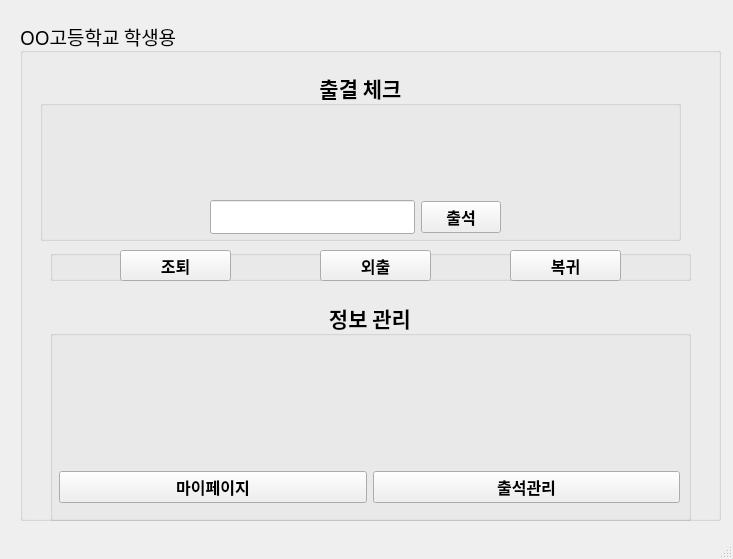
<?xml version="1.0" encoding="UTF-8"?>
<ui version="4.0">
 <class>MainWindow</class>
 <widget class="QMainWindow" name="MainWindow">
  <property name="geometry">
   <rect>
    <x>0</x>
    <y>0</y>
    <width>733</width>
    <height>559</height>
   </rect>
  </property>
  <property name="font">
   <font>
    <family>D2Coding</family>
    <pointsize>14</pointsize>
    <weight>75</weight>
    <bold>true</bold>
   </font>
  </property>
  <property name="windowTitle">
   <string>OO고등학교 출결관리앱</string>
  </property>
  <property name="animated">
   <bool>false</bool>
  </property>
  <widget class="QWidget" name="centralwidget">
   <widget class="QWidget" name="verticalLayoutWidget">
    <property name="geometry">
     <rect>
      <x>20</x>
      <y>20</y>
      <width>701</width>
      <height>501</height>
     </rect>
    </property>
    <layout class="QVBoxLayout" name="verticalLayout">
     <item>
      <layout class="QHBoxLayout" name="horizontalLayout">
       <item>
        <widget class="QGroupBox" name="groupBox">
         <property name="font">
          <font>
           <weight>50</weight>
           <bold>false</bold>
          </font>
         </property>
         <property name="contextMenuPolicy">
          <enum>Qt::CustomContextMenu</enum>
         </property>
         <property name="layoutDirection">
          <enum>Qt::LeftToRight</enum>
         </property>
         <property name="autoFillBackground">
          <bool>false</bool>
         </property>
         <property name="title">
          <string>OO고등학교 학생용</string>
         </property>
         <property name="alignment">
          <set>Qt::AlignLeading|Qt::AlignLeft|Qt::AlignVCenter</set>
         </property>
         <property name="flat">
          <bool>false</bool>
         </property>
         <property name="checkable">
          <bool>false</bool>
         </property>
         <widget class="QGroupBox" name="groupBox_2">
          <property name="geometry">
           <rect>
            <x>20</x>
            <y>50</y>
            <width>641</width>
            <height>171</height>
           </rect>
          </property>
          <property name="font">
           <font>
            <pointsize>16</pointsize>
            <weight>75</weight>
            <bold>true</bold>
           </font>
          </property>
          <property name="title">
           <string>출결 체크</string>
          </property>
          <property name="alignment">
           <set>Qt::AlignCenter</set>
          </property>
          <property name="flat">
           <bool>false</bool>
          </property>
          <property name="checkable">
           <bool>false</bool>
          </property>
          <widget class="QWidget" name="horizontalLayoutWidget_3">
           <property name="geometry">
            <rect>
             <x>170</x>
             <y>30</y>
             <width>291</width>
             <height>91</height>
            </rect>
           </property>
           <layout class="QHBoxLayout" name="horizontalLayout_3"/>
          </widget>
          <widget class="QLabel" name="label_2">
           <property name="geometry">
            <rect>
             <x>170</x>
             <y>30</y>
             <width>289</width>
             <height>89</height>
            </rect>
           </property>
           <property name="text">
            <string/>
           </property>
           <property name="pixmap">
            <pixmap>../image/다운로드 (6).png</pixmap>
           </property>
           <property name="alignment">
            <set>Qt::AlignCenter</set>
           </property>
          </widget>
          <widget class="QWidget" name="horizontalLayoutWidget_2">
           <property name="geometry">
            <rect>
             <x>170</x>
             <y>130</y>
             <width>291</width>
             <height>34</height>
            </rect>
           </property>
           <layout class="QHBoxLayout" name="horizontalLayout_2">
            <item>
             <widget class="QLineEdit" name="input_number"/>
            </item>
            <item>
             <widget class="QPushButton" name="btn_submit">
              <property name="font">
               <font>
                <pointsize>12</pointsize>
               </font>
              </property>
              <property name="text">
               <string>출석</string>
              </property>
             </widget>
            </item>
           </layout>
          </widget>
         </widget>
         <widget class="QGroupBox" name="groupBox_3">
          <property name="geometry">
           <rect>
            <x>30</x>
            <y>230</y>
            <width>641</width>
            <height>31</height>
           </rect>
          </property>
          <property name="title">
           <string/>
          </property>
          <widget class="QPushButton" name="pushButton_3">
           <property name="geometry">
            <rect>
             <x>70</x>
             <y>0</y>
             <width>111</width>
             <height>31</height>
            </rect>
           </property>
           <property name="font">
            <font>
             <pointsize>12</pointsize>
             <weight>75</weight>
             <bold>true</bold>
            </font>
           </property>
           <property name="text">
            <string>조퇴</string>
           </property>
          </widget>
          <widget class="QPushButton" name="pushButton_4">
           <property name="geometry">
            <rect>
             <x>270</x>
             <y>0</y>
             <width>111</width>
             <height>31</height>
            </rect>
           </property>
           <property name="font">
            <font>
             <pointsize>12</pointsize>
             <weight>75</weight>
             <bold>true</bold>
            </font>
           </property>
           <property name="text">
            <string>외출</string>
           </property>
          </widget>
          <widget class="QPushButton" name="pushButton_5">
           <property name="geometry">
            <rect>
             <x>460</x>
             <y>0</y>
             <width>111</width>
             <height>31</height>
            </rect>
           </property>
           <property name="font">
            <font>
             <pointsize>12</pointsize>
             <weight>75</weight>
             <bold>true</bold>
            </font>
           </property>
           <property name="text">
            <string>복귀</string>
           </property>
          </widget>
         </widget>
         <widget class="QGroupBox" name="groupBox_4">
          <property name="geometry">
           <rect>
            <x>30</x>
            <y>280</y>
            <width>641</width>
            <height>221</height>
           </rect>
          </property>
          <property name="font">
           <font>
            <pointsize>16</pointsize>
            <weight>75</weight>
            <bold>true</bold>
           </font>
          </property>
          <property name="title">
           <string>정보 관리</string>
          </property>
          <property name="alignment">
           <set>Qt::AlignCenter</set>
          </property>
          <widget class="QWidget" name="horizontalLayoutWidget">
           <property name="geometry">
            <rect>
             <x>9</x>
             <y>39</y>
             <width>621</width>
             <height>131</height>
            </rect>
           </property>
           <layout class="QHBoxLayout" name="horizontalLayout_4">
            <item>
             <widget class="QLabel" name="label_3">
              <property name="text">
               <string/>
              </property>
              <property name="pixmap">
               <pixmap>../image/4543148.png</pixmap>
              </property>
              <property name="alignment">
               <set>Qt::AlignCenter</set>
              </property>
             </widget>
            </item>
            <item>
             <widget class="QLabel" name="label_5">
              <property name="text">
               <string/>
              </property>
              <property name="pixmap">
               <pixmap>../../../Users/Admin/Downloads/attendance (2).png</pixmap>
              </property>
              <property name="alignment">
               <set>Qt::AlignCenter</set>
              </property>
             </widget>
            </item>
           </layout>
          </widget>
          <widget class="QWidget" name="horizontalLayoutWidget_4">
           <property name="geometry">
            <rect>
             <x>9</x>
             <y>170</y>
             <width>621</width>
             <height>34</height>
            </rect>
           </property>
           <layout class="QHBoxLayout" name="horizontalLayout_5">
            <item>
             <widget class="QPushButton" name="btn_my">
              <property name="font">
               <font>
                <pointsize>12</pointsize>
               </font>
              </property>
              <property name="text">
               <string>마이페이지</string>
              </property>
             </widget>
            </item>
            <item>
             <widget class="QPushButton" name="btn_atd">
              <property name="font">
               <font>
                <pointsize>12</pointsize>
               </font>
              </property>
              <property name="text">
               <string>출석관리</string>
              </property>
             </widget>
            </item>
           </layout>
          </widget>
         </widget>
        </widget>
       </item>
      </layout>
     </item>
    </layout>
   </widget>
  </widget>
  <widget class="QStatusBar" name="statusbar"/>
 </widget>
 <resources/>
 <connections/>
</ui>
